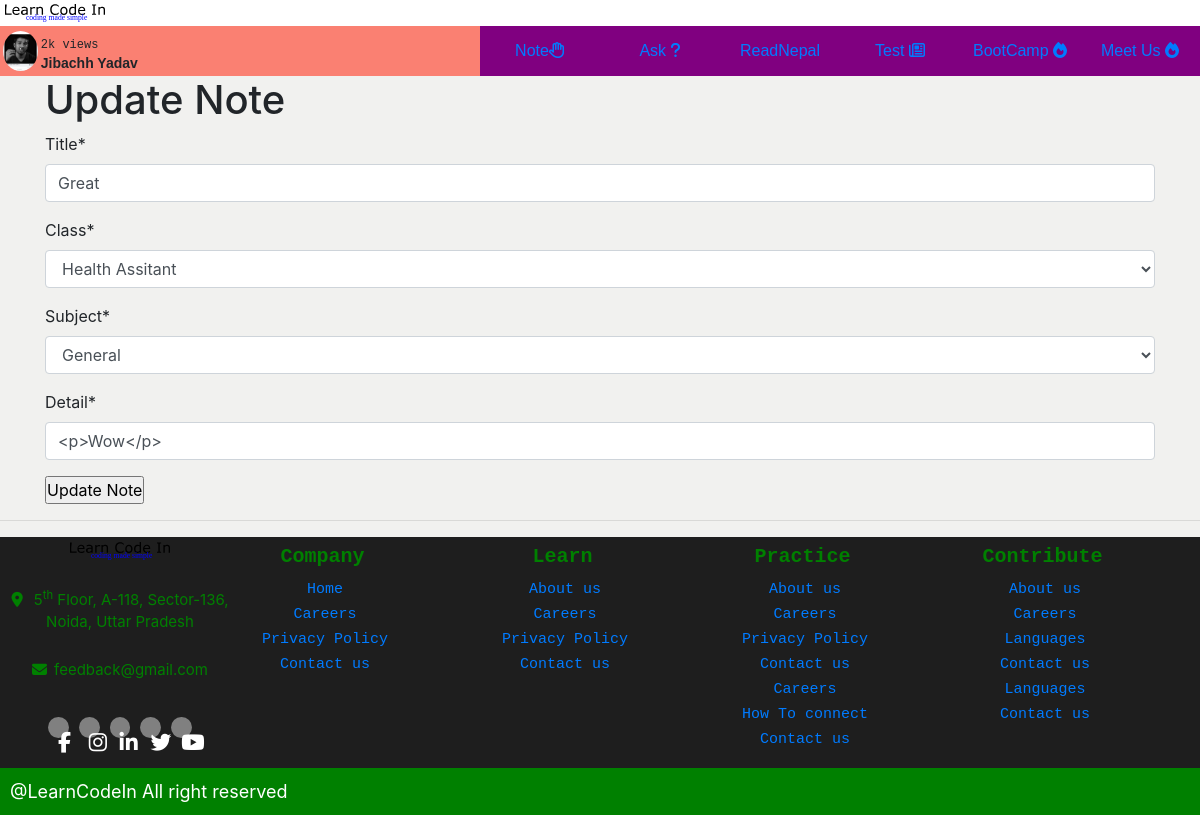
/ask/update/3-great/ (signed in), run on the app's committed database.
### users/models.py (models this page shows, shortened)
class User(AbstractUser):
    grade_choices = (
        ('One to Five', 'One to Five'),
        ('Six', 'Six'),
        ('Seven', 'Seven'),
        ('Eight', 'Eight'),
        ('Nine', 'Nine'),
        ('Ten', 'Ten'),
        ('Eleven', 'Eleven'),
        ('Twelve', 'Twelve'),
        ('HA', 'Health Assitant'),
        ('Staff Nurse', 'Staff Nurse'),
        ('Diploma in Agriculture', 'Diploma in Agriculture'),
        ('Diploma in Engineering', 'Diploma in Engineering'),
        ('Bachelor in CSIT', 'Bachelor in CSIT'),
        ('BSC Nursing', 'BSC Nursing'),
        ('Bachelor in Education', 'Bachelor in Education'),
        ('Bachelor in Engineering', 'Bachelor in Engineering'),
        ('BBS', 'BBS'),
        ('BBA', 'BBA'),
        ('MBBS', 'MBBS'),
        ('General', 'General'),
    )
    faculty = (
        ('Science', 'Science'),
        ('Commerce', 'Commerce'),
        ('Art', 'Art'),
        ('Medicine', 'Medicine'),
        ('Engineering', 'Engineering'),
        ('Computer Science', 'Computer Science'),
    )
    first_name = models.CharField(
        blank=False,
        max_length=100)
    last_name = models.CharField(
        blank=False,
        max_length=100)
    email = models.EmailField(unique=True,
                              blank=False,
                              max_length=255)
    username = models.CharField(max_length=30,
                                unique=False)
    hobby = models.CharField(max_length=200,
                             blank=True)
    favorite_quotes = models.CharField(max_length=200,
                                       blank=True)
    photo = models.ImageField(upload_to='profile',
                              default='../static/images/Flag_of_Nepal.png'
                              )
    grade = models.CharField(
        max_length=200,
        choices=grade_choices,
        blank=True
    )
    schoolType = models.CharField(max_length=200, choices=faculty, blank=True)
    schoolName = models.CharField(max_length=100,
                                  blank=True)
    address = models.CharField(max_length=200,
                               blank=True)
    REQUIRED_FIELDS = ['first_name', 'last_name', 'username']
    USERNAME_FIELD = 'email'
    def fullname(self):
        return f'{self.first_name.capitalize()} {self.last_name.capitalize()}'

### discussion/models.py (models this page shows, shortened)
class Discussion(models.Model):
    grade_choices = (
        ('One to Five', 'One to Five'),
        ('Six', 'Six'),
        ('Seven', 'Seven'),
        ('Eight', 'Eight'),
        ('Nine', 'Nine'),
        ('Ten', 'Ten'),
        ('Eleven', 'Eleven'),
        ('Twelve', 'Twelve'),
        ('HA', 'Health Assitant'),
        ('Staff Nurse', 'Staff Nurse'),
        ('Diploma in Agriculture', 'Diploma in Agriculture'),
        ('Diploma in Engineering', 'Diploma in Engineering'),
        ('Bachelor in CSIT', 'Bachelor in CSIT'),
        ('BSC Nursing', 'BSC Nursing'),
        ('Bachelor in Education', 'Bachelor in Education'),
        ('Bachelor in Engineering', 'Bachelor in Engineering'),
        ('BBS', 'BBS'),
        ('BBA', 'BBA'),
        ('MBBS', 'MBBS'),
        ('General', 'General'),
    )
    subject_choices = (
        ('physic', 'Physic'),
        ('chemistry', 'Chemistry'),
        ('botany', 'Botany'),
        ('zoology', 'Zoology'),
        ('math', 'Math'),
        ('english', 'English'),
        ('nepali', 'Nepali'),
        ('science', 'science'),
        ('social', 'Social'),
        ('eph', 'Environement,Population and Health'),
        ('Opt', 'Optional Math'),
        ('cs', 'Computer Science'),
        ('account', 'Account'),
        ('business', 'Business'),
        ('marketing', 'Marketing'),
        ('general', 'General'),
    )
    title = models.CharField(max_length=500, blank=False, verbose_name='Title')
    slug = models.SlugField(verbose_name='Slug Fields', max_length=550)
    grade = models.CharField(max_length=100, verbose_name='Class', blank=False, choices=grade_choices)
    subject = models.CharField(max_length=100, verbose_name='Subject', blank=False, choices=subject_choices)
    detail = models.TextField(blank=False)
    views = models.PositiveIntegerField(default=0)
    answered_status = models.BooleanField(default=False, verbose_name='Is your question answered')
    askedby = models.ForeignKey(User, on_delete=models.CASCADE, related_name='user_questions')
    time = models.DateTimeField(auto_now_add=True)
    pinned = models.BooleanField(verbose_name='Is discussion Pinned', default=False)

### discussion/views.py (the view)
# urls.py: path('update/<int:id>-<slug:slug>/', views.QuestionUpdateView.as_view(), name='updatequestion'),
class QuestionUpdateView(UpdateView, LoginRequiredMixin):
    model = Discussion
    template_name = 'discussion/updatequestion.html'
    form_class = AskForm
    def dispatch(self, request, *args, **kwargs):
        obj = self.get_object()
        if obj.askedby != self.request.user:
            raise Http404("You are not allowed to edit this Post")
        return super(QuestionUpdateView, self).dispatch(request, *args, **kwargs)

### discussion/forms.py
class AskForm(ModelForm):
    class Meta:
        model = Discussion
        fields = [
            'title',
            'grade',
            'subject',
            'detail',
        ]
        widgets = {
            'detail': SummernoteWidget(),
        }

### templates/discussion/updatequestion.html (shortened to what this page needs)
{% extends 'base.html' %}
{% load crispy_forms_tags %}
{% block body %}
    <div class="container">
        <h1>Update Note</h1>
        <form action="" method="post">
            {{ form|crispy }}
            <input type="submit" value="Update Note" />
        </form>
    </div>
{% endblock body %}

### templates/base.html (shortened to what this page needs)
{% load static %}
<!DOCTYPE html>
<html lang="en">
  <head>
    <link href="https://unpkg.com/aos@2.3.1/dist/aos.css" rel="stylesheet" />
    <link
      rel="stylesheet"
      href="https://maxcdn.bootstrapcdn.com/bootstrap/4.0.0/css/bootstrap.min.css"
    />
    <link rel="stylesheet" href="{% static 'css/base.css' %}" />
  </head>
  <body>
    <div class="top-bar">
      <div class="intro-sign">
        <div class="company-logo">
          <img src="{% static 'images/logo.svg' %}" class="flag" alt="" />
        </div>
        </div>
      <nav>
        <div class="navigation-container">
          {% if request.user.is_authenticated %}
          <div class="user">
            <div class="user-photo">
              <img
                src="{{ request.user.photo.url }}"
                alt=""
                class="user-pic"
              />
            </div>
            <div class="info">
              <span class="views">2k views</span>
              <span class="name">{{ request.user.fullname }}</span>
            </div>
          </div>
          {% endif %}
          <div class="navigation nav-total">
            <ul type="none" class="nav">
              <a href="{% url 'notelist' %}"
                ><li>Note<i class="fa fa-hand-paper-o"></i></li
              ></a>
              <a href="{% url 'allquestions' %}"
                ><li>Ask <i class="fa fa-question" aria-hidden="true"></i></li
              ></a>
              <a href="{% url 'readnepal' %}"
                ><li>ReadNepal </i></li
              ></a>
              <a href="{% url 'testPage' %}"
                ><li>Test <i class="fa fa-newspaper-o"></i></li
              ></a>
              <a href="{% url 'bootcamp' %}"
                ><li>BootCamp <i class="fa fa-fire"></i></li
              ></a>
              <a href=""
                ><li>Meet Us <i class="fa fa-fire"></i></li
              ></a>
            </ul>
          </div>
        </div>
      </nav>
    </div>
    {% block body %}{% endblock body %}
    <hr />
    <footer>
      <div class="footer">
        <div class="info-block">
          <div class="logo">
            <img src="{% static "images/logo.svg" %}" alt="LearnCodeIn" />
          </div>
          <div class="location">
            <i class="fa fa-map-marker"></i>
            5<sup>th</sup> Floor, A-118, Sector-136, Noida, Uttar Pradesh
          </div>
          <div class="feedback">
            <i class="fa fa-envelope" aria-hidden="true"></i>feedback@gmail.com
          </div>
          <div class="social-sites">
            <div class="foot-facebook">
              <i class="fa fa-facebook foot-social" aria-hidden="true"></i>
            </div>
            <div class="foot-facebook">
              <i class="fa fa-instagram foot-social" aria-hidden="true"></i>
            </div>
            <div class="foot-facebook">
              <i class="fa fa-linkedin foot-social" aria-hidden="true"></i>
            </div>
            <div class="foot-facebook">
              <i class="fa fa-twitter foot-social" aria-hidden="true"></i>
            </div>
            <div class="foot-facebook">
              <i class="fa fa-youtube foot-social" aria-hidden="true"></i>
            </div>
          </div>
        </div>
        <div class="first-column">
          <div class="foot-topic">Company</div>
          <div class="foot-first-subtopic foot-subtopic">
            <ul type="none" class="suptopics">
              <li><a href="index.html">Home</a></li>
              <li><a href="index.html">Careers</a></li>
              <li><a href="index.html">Privacy Policy</a></li>
              <li><a href="index.html">Contact us</a></li>
            </ul>
          </div>
        </div>
        <div class="second-column">
          <div class="foot-topic">Learn</div>
          <div class="foot-second-subtopic foot-subtopic">
            <ul type="none" class="suptopics">
              <li><a href="index.html">About us</a></li>
              <li><a href="index.html">Careers</a></li>
              <li><a href="index.html">Privacy Policy</a></li>
              <li><a href="index.html">Contact us</a></li>
            </ul>
          </div>
        </div>
        <div class="third-column">
          <div class="foot-topic">Practice</div>
          <div class="foot-third-subtopic foot-subtopic">
            <ul type="none" class="suptopics">
              <li><a href="">About us</a></li>
              <li><a href="">Careers</a></li>
              <li><a href="">Privacy Policy</a></li>
              <li><a href="">Contact us</a></li>
              <li><a href="">Careers</a></li>
              <li><a href="">How To connect </a></li>
              <li><a href="">Contact us</a></li>
            </ul>
          </div>
        </div>
        <div class="fourth-column">
          <div class="foot-topic">Contribute</div>
          <div class="foot-fourth-subtopic foot-subtopic">
            <ul type="none" class="suptopics">
              <li><a href="">About us</a></li>
              <li><a href="">Careers</a></li>
              <li><a href="">Languages </a></li>
              <li><a href="">Contact us</a></li>
              <li><a href="">Languages </a></li>
              <li><a href="">Contact us</a></li>
            </ul>
          </div>
        </div>
      </div>
      <div class="copyright">@LearnCodeIn All right reserved</div>
    </footer>
  </body>
</html>

### static/css/base.css (style rules this page uses)
* { padding: 0; margin: 0; }
:root { --main-background-color: rgb(241, 241, 239); --main-font:sans-serif; --navigation-font:sans-serif; --question-font:Impact; --answer-font:monospace; --sub-background-color:rgb(113, 134, 17); }
body { overflow-x: hidden; background-color: var(--main-background-color); z-index:10; }
.flag { display: flex; justify-content: center; }
.navigation-container { background-color: salmon; display: flex; justify-content: space-between; position: sticky; top: 0px; right: 0px; }
.intro-sign { background-color: #fff; display: flex; justify-content: space-between; padding: 0.9px 2px; }
nav { height: 50px; position: sticky; top: 0px; z-index: 20; }
.nav { display: flex; justify-content: space-around; line-height: 25px; height: 50px; }
.nav a li { font-family: var(--navigation-font); }
.nav a { text-align: center; line-height: 50px; background-color: purple; padding:0px 10px; overflow: hidden; position: relative; }
.nav a::before { position: absolute; content: ""; width: 100%; bottom: 0px; left: 0px; height: 4px; background-color: #fab906; transform: translateY(-50px); }
.user { position: relative; display: flex; margin-left: 3px; }
.user-pic { margin-top: 5px; height: 40px; border-radius: 50%; }
.info { display: grid; margin-left: 3px; }
.views { font-size: 12px; font-family: monospace; margin-top: 10px; }
.name { font-family: sans-serif; font-weight: bold; font-size: 14px; margin-top: -4px; }
@media only screen and (min-width:637px) { .footer { display: grid; grid-template-rows: 1fr; grid-template-columns: 1fr 1fr 1fr; } }
@media only screen and (min-width:857px) { .nav a { width: 120px; } }
@media only screen and (min-width:857px) { .footer { display: grid; grid-template-columns: 1fr 1fr 1fr 1fr 1fr; } }
@media only screen and (min-width:857px) { .location,.feedback,.foot-subtopic { font-size: 13px; } }
@media only screen and (min-width:857px) { .social-sites > div { height: 1.1rem; width: 1.1rem; font-size: 1.1rem; } }
.footer { background-color: #1e1e1e; bottom: 0px; height: auto; width: 100%; text-align: center; }
.social-sites { display: flex; padding: 5px; justify-content: center; text-align: center; }
.social-sites > div { background-color: gray; height: 1.3rem; width: 1.3rem; padding: 10px; border-radius: 50%; color: white; font-size: 1.3rem; margin: 5px; }
.location,.feedback { color: green; }
.location > i,.feedback > i { margin-right: 7px; }
.foot-topic { text-transform: capitalize; color: green; font-size: 20px; font-family: monospace; margin: 5px 5px; padding-bottom: 15px; }
.info-block { display: grid; row-gap: 5px; text-align: center; }
.footer { display: grid; }
.location,.feedback { font-size: 15px; }
.foot-subtopic { font-size: 15px; line-height: 25px; font-family: monospace; margin-bottom: 15px; }
.foot-topic { margin-bottom: -10px; font-weight: 600; }
.foot-subtopic,.foot-topic { margin-left: -70px; }
.copyright { font-size: 18px; background-color: green; color:white; padding:10px; width: 100%; height: auto; text-align: left; }

### data on the page
User: user.photo (picture), user.fullname "Jibachh Yadav"
Discussion: title "Great", grade "Health Assitant", subject "General", detail "<p>Wow</p>"
